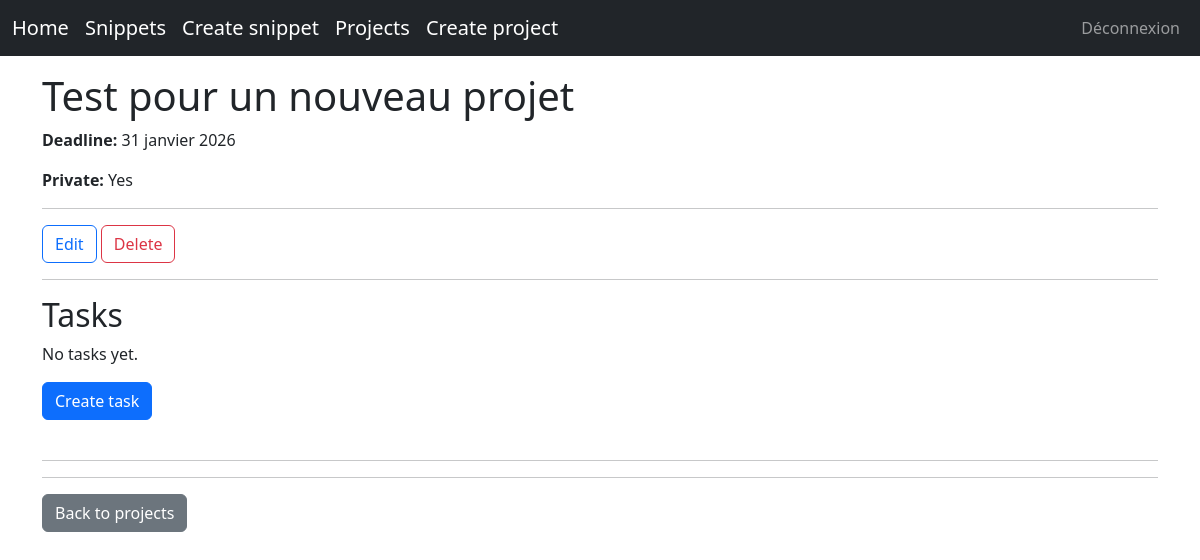
Screenshot of /tasks/projects/test-pour-un-nouveau-projet/ (signed in) with the database file from the repository.
### tasks/models.py (models this page shows, shortened)
class Project(models.Model):
    name = models.CharField(max_length=255)
    description = models.TextField(blank=True, null=True)
    creator = models.ForeignKey(
        settings.AUTH_USER_MODEL,
        on_delete=models.CASCADE,
        related_name="projects"
    )
    slug = models.SlugField(unique=True, blank=True)
    deadline = models.DateField(blank=True, null=True)
    private = models.BooleanField(default=False)
    created_at = models.DateTimeField(auto_now_add=True)
    class Meta:
        ordering = ['deadline', 'name']

### tasks/views.py (the view)
# urls.py: path('projects/<slug:slug>/', ProjectDetailView.as_view(), name='project_detail'),
class ProjectDetailView(LoginRequiredMixin, DetailView):
    model = Project
    template_name = 'tasks/project_detail.html'
    context_object_name = 'project'
    def get_queryset(self):
        return Project.objects.filter(creator=self.request.user)

### tasks/templates/tasks/project_detail.html (shortened to what this page needs)
{% extends "base.html" %}
{% block content %}
<h1>{{ project.name }}</h1>
<p>
    {% if project.deadline %}
        <strong>Deadline:</strong> {{ project.deadline }}
    {% endif %}
</p>
<p>
    <strong>Private:</strong>
    {{ project.private|yesno:"Yes,No" }}
</p>
<hr>
    <div class="mt-3">
        <a href="{% url 'project_update' project.slug %}" class="btn btn-outline-primary">
            Edit
        </a>
        <a href="{% url 'project_delete' project.slug %}" class="btn btn-outline-danger">
            Delete
        </a>
    </div>
<hr>
<h2>Tasks</h2>
{% if project.tasks.exists %}
    <ul class="list-group mb-3">
        {% for task in project.tasks.all %}
            <li class="list-group-item d-flex justify-content-between align-items-center">
                {{ task.description }} // {{ task.deadline|default:"(no deadline)"}} // {{ task.time|default:"(no estimate)" }} H
                <div class="btn-group">
                    {% if user == project.creator or user == task.creator %}
                        <a href="{% url 'task_update' task.slug %}"
                           class="btn btn-sm btn-outline-primary">
                            Edit
                        </a>
                    {% endif %}
                    <form method="post" action="{% url 'task_done' task.slug %}">
                        {% csrf_token %}
                        {% if not task.done %}
                            <button class="btn btn-sm btn-primary">
                                Mark as done
                            </button>
                        {% else %}
                            <button class="btn btn-sm btn-secondary" disabled>
                                Already done
                            </button>
                        {% endif %}
                    </form>
                </div>
            </li>
        {% endfor %}
    </ul>
{% else %}
    <p>No tasks yet.</p>
{% endif %}
<a href="{% url 'task_create' project.slug %}"
   class="btn btn-primary mb-4">
    Create task
</a>
<hr>
<hr>
<a href="{% url 'project_list' %}"
   class="btn btn-secondary">
    Back to projects
</a>
{% endblock %}

### rows the page displays
Project: name "Test pour un nouveau projet", deadline "31 janvier 2026", private "Yes"
